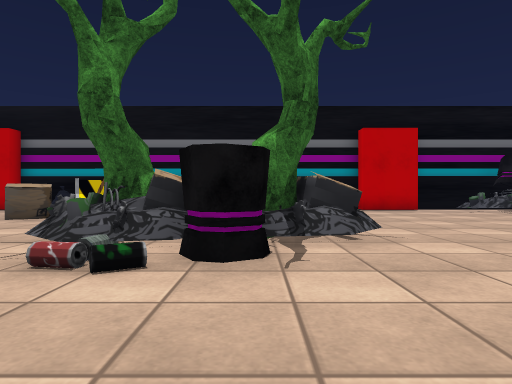
View 1 (above)

24 first-person views from a walk through a Unity game level. The camera is 0.68 m above the floor, looks level and sees 75° across. The floor is counted in squares, 1 m on a side. Each view is taken from the middle of a square. On the plan, view 1 faces up. The plan holds only what a view shows up to about 10 squares ahead; the rest is blank. The place goes on beyond the plan. The player is left out. Some animated figures are left out. Door leaves are left out, so doorways stand open. Some surface patterns are stand-ins.

View 2
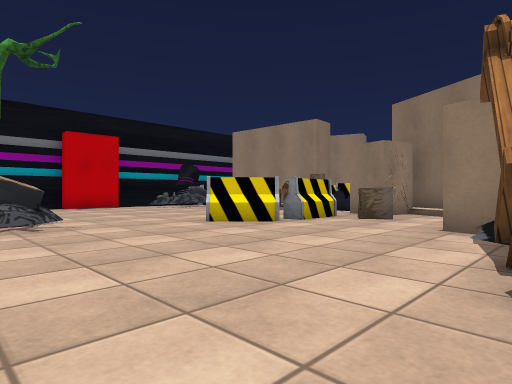

View 3
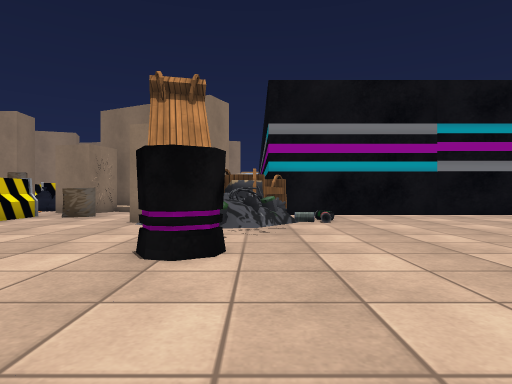

View 4
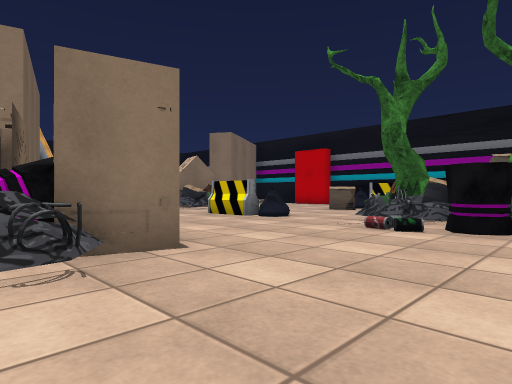

View 5
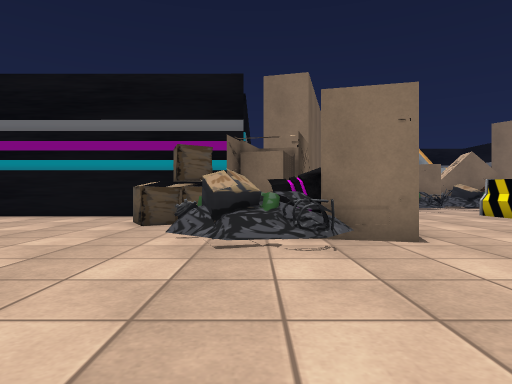

View 6
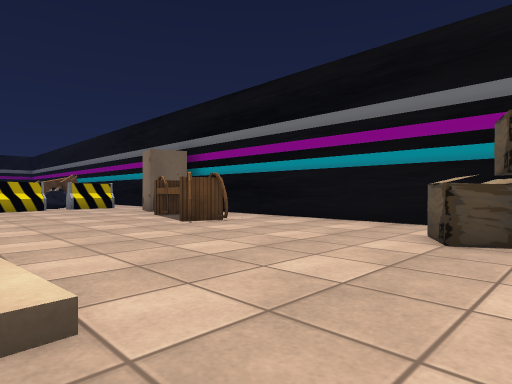

View 7
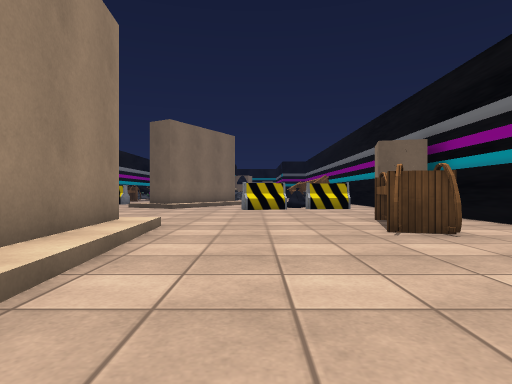

View 8
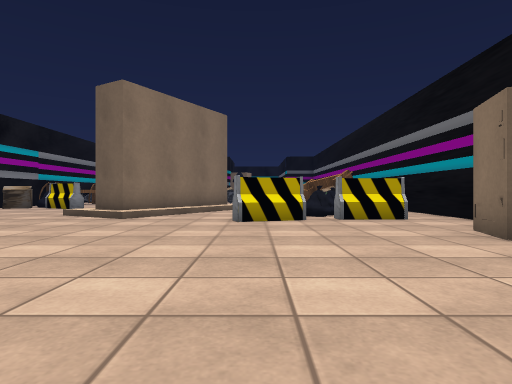

View 9
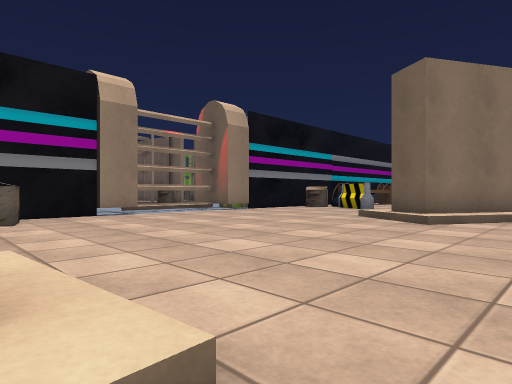

View 10
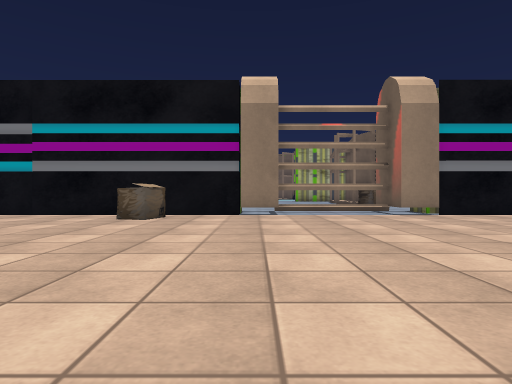

View 11
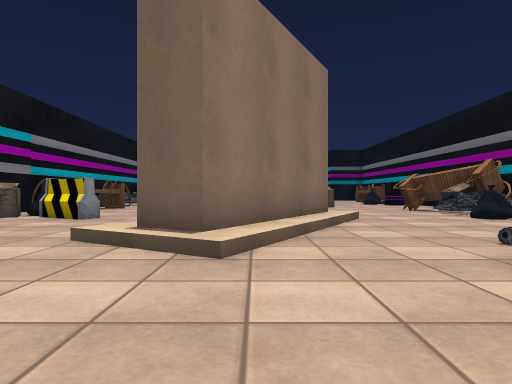

View 12
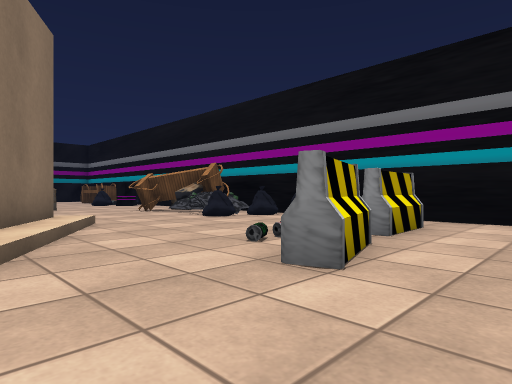

View 13
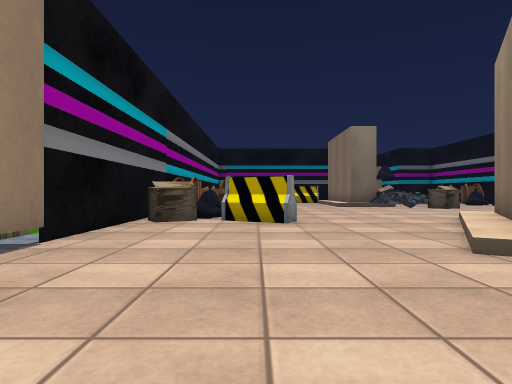

View 14
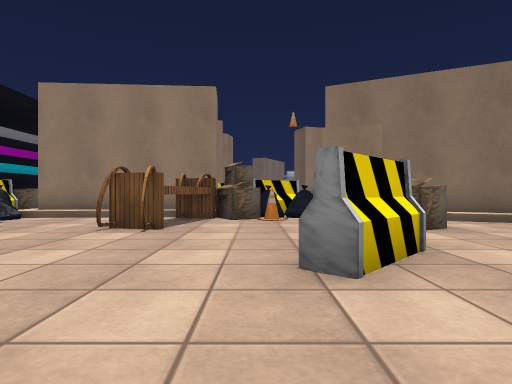

View 15
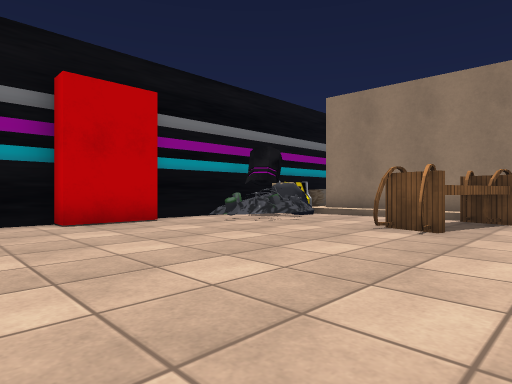

View 16
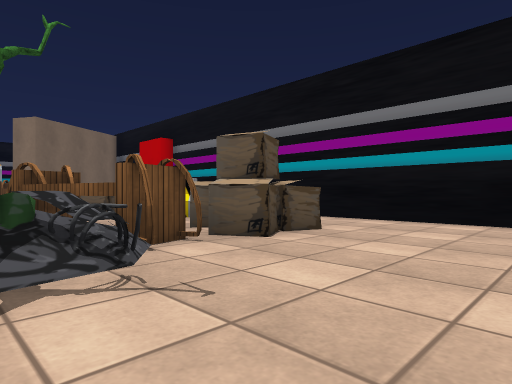

View 17
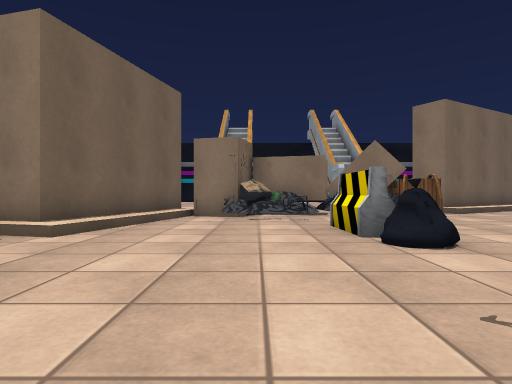

View 18
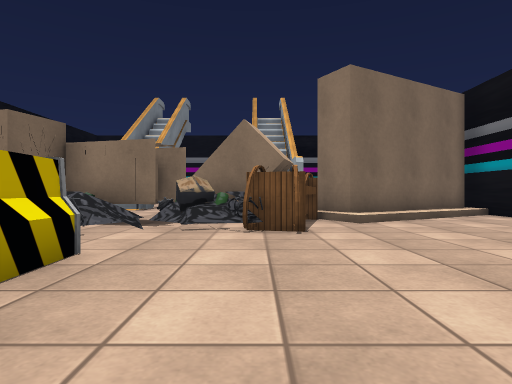

View 19
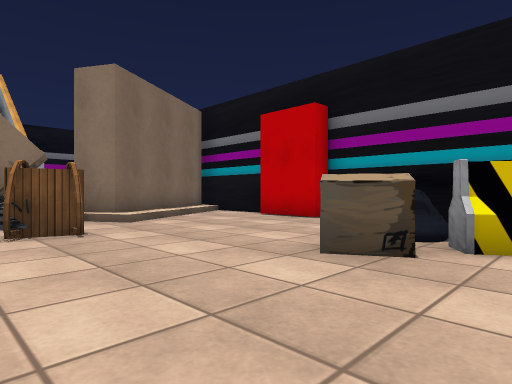

View 20
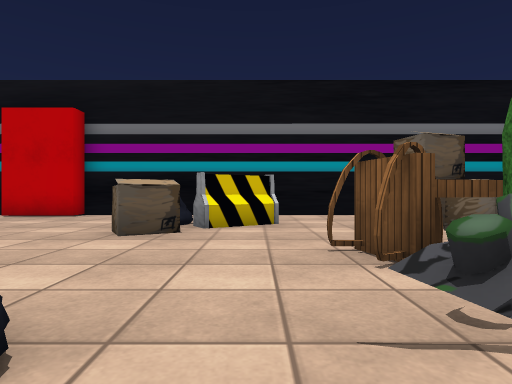

View 21
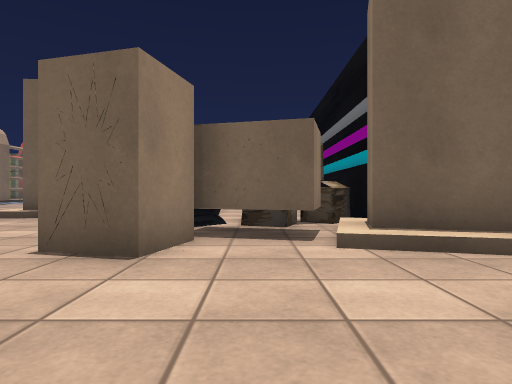

View 22
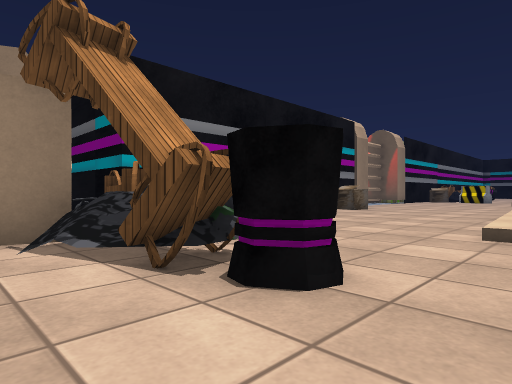

View 23
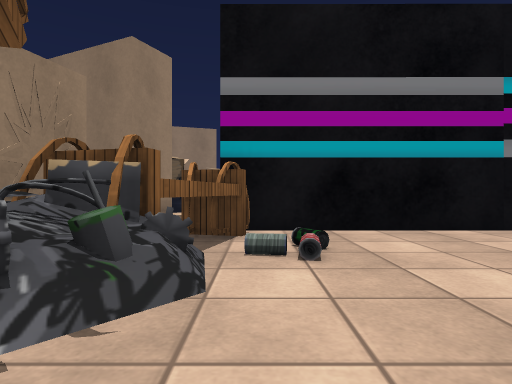

View 24
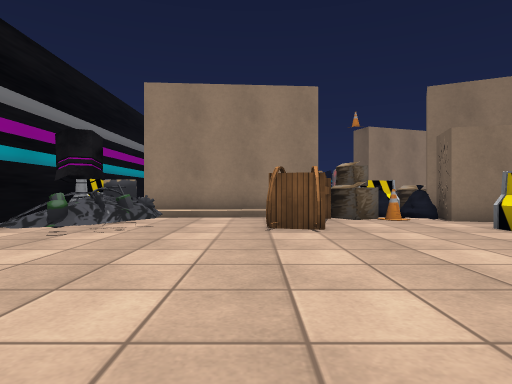

### Floor plan
Key: @ floor where view 1 was taken; # wall or solid block; . main floor; : floor 0.2 m higher than the main floor; / step, stairs or slope; O other object.
Columns run from 14 left of view 1 to 13 right of it. Each row starts with its distance up from view 1.
 13 #########  ###############
 12 O......    .......###.OOOOO
 11 O/.....    ..........OOOO/O
 10  O/.....OOO..OO.......OO./O
  9  O/.....OO..OOO........../O
  8  OO.....O.....O.......O../O
  7   OOO......OOOO.......OOOOO
  6  O OO......OOO O........OOO
  5  OOOO......OOOOO........OOO
  4   OO...OOO..OOOO...OO....OOO
  3    O O......OO......OOO.O#O
  2    OOO................OOOOO
  1    OO.................../O
  0     //........@......O..:O
 -1    OOOO//.#O......./OO  O
 -2       OOOOOO.....OO OO  OO
 -3        OOOOOO.....:OOOO O##
 -4        OOOOO.........O.O
 -5        O#O.............O
 -6       #..O....:O/......O
 -7       #.......OO/......O
 -8       #.......:O ......O
 -9       #.......:O ......#
-10       #..OO.../O ......#
-11       #..O..../O ......#
-12       #..O...........OO#
-13       #. O.............#
-14       #  ..............O
-15         O..............#
-16        OO...............O
-17       #.................O
-18       #.OOOOO...........O
-19       #.. OO.../O/......O
-20       #.  OO...OO:.....#
-21          ...../OO/.....##
-22         ...../OO/......#
-23        OOO.../OO/..O...#
-24        OOO... O/...OOOO#
-25         O ...  ..... O #
-26                ....    O

Positions as (right, up) in squares from view 1, and headings:
1: (0, 0), facing up
2: (0, -2), facing up-right
3: (-1, -3), facing right
4: (1, -3), facing up-left
5: (2, -3), facing left
6: (0, -4), facing down-left
7: (-2, -5), facing down
8: (-2, -10), facing down
9: (-1, -11), facing down-right
10: (-1, -15), facing right
11: (1, -15), facing down
12: (1, -16), facing down-left
13: (6, -16), facing down
14: (2, 5), facing right
15: (2, 5), facing up-right
16: (4, 5), facing up-left
17: (-1, 2), facing left
18: (-4, 6), facing left
19: (-4, 5), facing up-left
20: (-4, 3), facing up
21: (-5, 3), facing down
22: (1, 0), facing down-right
23: (3, -4), facing right
24: (2, 8), facing right
